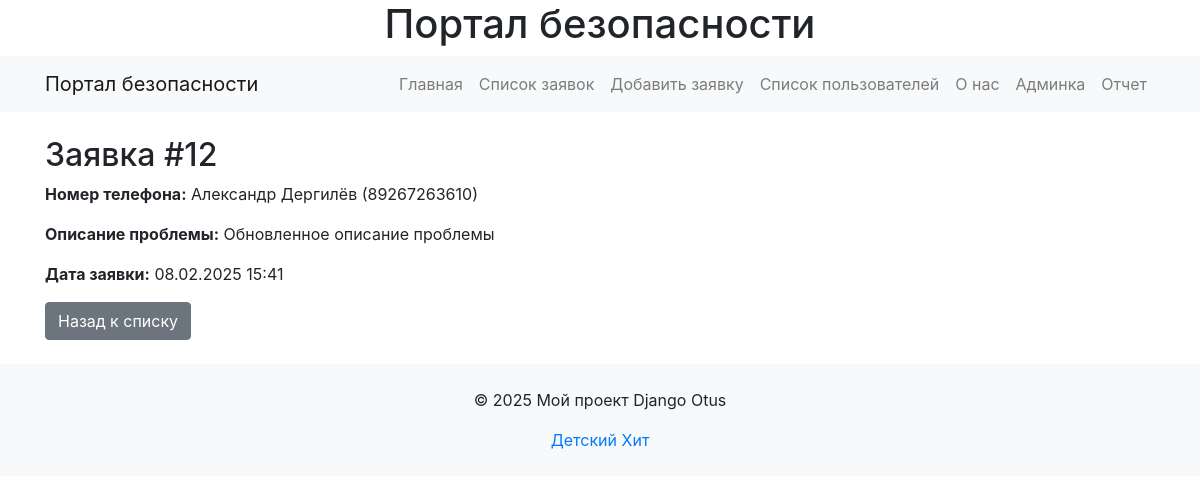
The app's page /tasks/12/ with its own data.
### my_app/models.py (models this page shows, shortened)
class Task(models.Model):
    STATUS_CHOICES = [
        ('на рассмотрении', 'На рассмотрении'),
        ('в работе', 'В работе'),
        ('просрочена', 'Просрочена'),
        ('выполнена', 'Выполнена'),
    ]
    phone_number = models.ForeignKey(
        Users,
        on_delete=models.CASCADE,
        related_name="tasks",
        verbose_name="Номер телефона",
        default=1,
    )
    platform_type = models.CharField(max_length=100, verbose_name="Тип площадки")
    legal_entity = models.CharField(max_length=100, verbose_name="Юрлицо")
    problem_description = models.TextField(verbose_name="Краткое описание проблемы")
    problem_location = models.CharField(max_length=200, verbose_name="Место проблемы")
    problem_type = models.CharField(max_length=100, verbose_name="Тип проблемы")
    task_date = models.DateTimeField(default=timezone.now, verbose_name="Дата заявки")
    task_id = models.AutoField(primary_key=True, verbose_name="Номер заявки ID")
    status = models.CharField(
        max_length=20,
        choices=STATUS_CHOICES,
        default='на рассмотрении',
        verbose_name="Статус заявки"
    )
    problem_photo = models.ImageField(
        upload_to="problem_photos/", blank=True, null=True, verbose_name="Фото проблемы"
    )
    solution_proposal = models.TextField(
        blank=True, null=True, verbose_name="Предложение по устранению"
    )
    responsible_person = models.CharField(
        max_length=100,
        blank=True,
        null=True,
        verbose_name="ФИО (ответственного за устранение)",
    )
    initiator_name = models.CharField(
        max_length=100, blank=True, null=True, verbose_name="ФИО (инициатора)"
    )
    position = models.CharField(
        max_length=100, blank=True, null=True, verbose_name="Должность"
    )
    department = models.CharField(
        max_length=100, blank=True, null=True, verbose_name="Отдел инициатора"
    )
    planned_fix_date = models.DateField(
        blank=True, null=True, verbose_name="Плановая дата устранения"
    )

class Users(models.Model):
    phone_number = models.CharField(
        max_length=11, unique=True, verbose_name="Номер телефона"
    )
    first_name = models.CharField(
        max_length=100, blank=True, null=True, verbose_name="Имя"
    )
    last_name = models.CharField(
        max_length=100, blank=True, null=True, verbose_name="Фамилия"
    )
    def __str__(self):
        return f"{self.first_name} {self.last_name} ({self.phone_number})"

### my_app/views.py (the view)
# urls.py: path("tasks/<int:task_id>/", TaskDetailView.as_view(), name="task_detail"),
class TaskDetailView(DetailView):
    model = Task  # Указываем модель
    template_name = "my_app/task_detail.html"  # Шаблон для отображения
    context_object_name = "task"  # Имя переменной в шаблоне
    pk_url_kwarg = "task_id"  # Имя параметра в URL

### my_app/templates/my_app/task_detail.html (shortened to what this page needs)
{% extends 'my_app/base.html' %}
{% block content %}
    <h2>Заявка #{{ task.task_id }}</h2>
    <p><strong>Номер телефона:</strong> {{ task.phone_number }}</p>
    <p><strong>Описание проблемы:</strong> {{ task.problem_description }}</p>
    <p><strong>Дата заявки:</strong> {{ task.task_date|date:"d.m.Y H:i" }}</p>
    <a href="{% url 'task_list' %}" class="btn btn-secondary">Назад к списку</a>
{% endblock %}

### records on screen
Task: task_id "12", phone_number "Александр Дергилёв (89267263610)", problem_description "Обновленное описание проблемы", task_date "08.02.2025 15:41"
